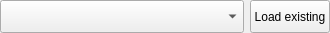
<?xml version="1.0" encoding="UTF-8"?>
<ui version="4.0">
 <class>WidgetDataIOSelectTELayerExisting</class>
 <widget class="QWidget" name="WidgetDataIOSelectTELayerExisting">
  <property name="geometry">
   <rect>
    <x>0</x>
    <y>0</y>
    <width>330</width>
    <height>33</height>
   </rect>
  </property>
  <property name="sizePolicy">
   <sizepolicy hsizetype="Preferred" vsizetype="Expanding">
    <horstretch>0</horstretch>
    <verstretch>0</verstretch>
   </sizepolicy>
  </property>
  <property name="windowTitle">
   <string>Form</string>
  </property>
  <layout class="QHBoxLayout" name="horizontalLayout">
   <property name="margin">
    <number>0</number>
   </property>
   <item>
    <widget class="QComboBox" name="comboBox_layers">
     <property name="sizePolicy">
      <sizepolicy hsizetype="Preferred" vsizetype="Minimum">
       <horstretch>0</horstretch>
       <verstretch>0</verstretch>
      </sizepolicy>
     </property>
     <property name="minimumSize">
      <size>
       <width>0</width>
       <height>30</height>
      </size>
     </property>
    </widget>
   </item>
   <item>
    <widget class="QPushButton" name="pushButton_load_existing">
     <property name="sizePolicy">
      <sizepolicy hsizetype="Fixed" vsizetype="Minimum">
       <horstretch>0</horstretch>
       <verstretch>0</verstretch>
      </sizepolicy>
     </property>
     <property name="minimumSize">
      <size>
       <width>0</width>
       <height>30</height>
      </size>
     </property>
     <property name="text">
      <string>Load existing</string>
     </property>
    </widget>
   </item>
  </layout>
 </widget>
 <resources/>
 <connections/>
</ui>
